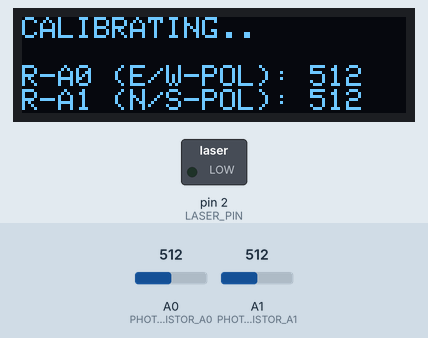
A sketch run on a simulated Arduino Uno, built with avr-gcc and run on an emulated ATmega328P. Shown: 128×32 one-colour display, switched loads named in the sketch (green lamp = pin HIGH). The test bench sets the inputs (shaded band); at power-on: A0 (PHOTO_RESISTOR_A0) = 512, A1 (PHOTO_RESISTOR_A1) = 512. Random numbers use the default seed unless the sketch sets one.

Above: at 1.2 s.
1.3 s: A0 (PHOTO_RESISTOR_A0) set to 11
At 3.3 s:
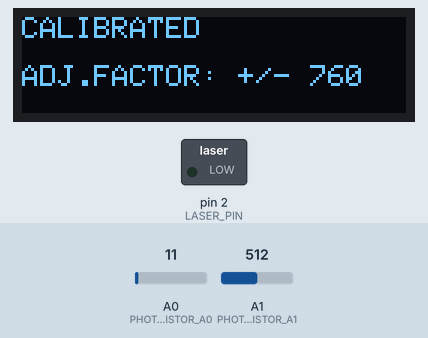
4.3 s: A0 (PHOTO_RESISTOR_A0) set to 8
At 5.7 s:
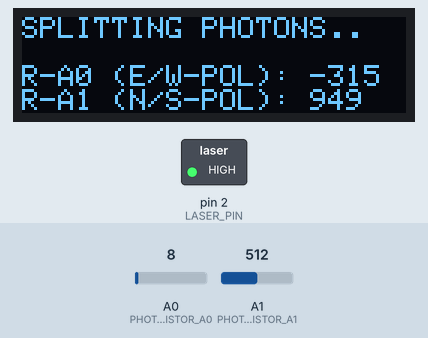
6.1 s: A1 (PHOTO_RESISTOR_A1) set to 716
At 7.9 s:
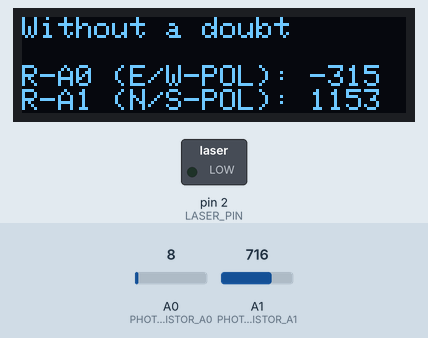
Timing chart, 0 to 9.4 s (numbered marks = the images above; inputs shaded):
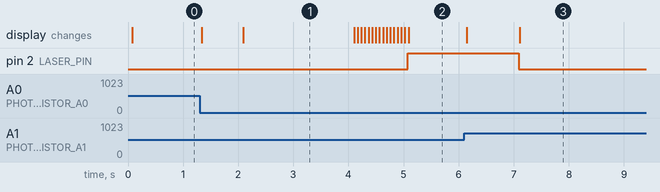

Measured:
- the behaviour switches between 10 and 9 on A0 (PHOTO_RESISTOR_A0) (found by bisection; images 1 and 2)
- what the display in image 1 shows lasts 2.0 s, from 2.1 s to 4.1 s

The sketch:

q8ball.ino
```cpp
#include <Wire.h>
#include <Adafruit_GFX.h>
#include <Adafruit_SSD1306.h>

#define SCREEN_WIDTH 128 // OLED display width, in pixels
#define SCREEN_HEIGHT 32 // OLED display height, in pixels

#define OLED_RESET -1 // Reset pin # (or -1 if sharing Arduino reset pin)
Adafruit_SSD1306 display(SCREEN_WIDTH, SCREEN_HEIGHT, &Wire, OLED_RESET);

#define LASER_PIN 2
#define PHOTO_RESISTOR_A0 A0
#define PHOTO_RESISTOR_A1 A1
#define DURATION 2000 // Duration for laser and sensor readings in milliseconds
#define CALIBRATION_TIME 2000 // Calibration time in milliseconds

const char* positiveResponses[] = {
  "Yes",
  "Most likely",
  "Yes, definitely",
  "It is decidedly so",
  "Without a doubt",
  "As I see it, yes",
  "Outlook good",
  "Yes, in due time",
  "Definitely",
  "You may rely on it"
};

const char* negativeResponses[] = {
  "Don't count on it",
  "My sources say no",
  "Outlook not so good",
  "Very doubtful",
  "Impossible"
};

const char* nonCommittalResponses[] = {
  "Ask again later",
  "Cannot predict now",
  "Concentrate and ask again",
  "Too early to tell",
  "No answer right now"
};

int baselineA0 = 0, baselineA1 = 0;
bool cursorVisible = false;  // For blinking cursor

void setup() {
  pinMode(LASER_PIN, OUTPUT);
  display.begin(SSD1306_SWITCHCAPVCC, 0x3C);
  display.clearDisplay();
  display.display();
  randomSeed(analogRead(0));
}

void loop() {
  calibrateSensors();
  charging();
  readyToFire();
  systemStandby();
}

void calibrateSensors() {
  displayMessage("CALIBRATING..", -1, -1, false);

  int totalReadingsA0 = 0, totalReadingsA1 = 0;
  int numReadings = 0;

  unsigned long calibrationStartTime = millis();
  while (millis() - calibrationStartTime < CALIBRATION_TIME) {
    int ambientA0 = analogRead(PHOTO_RESISTOR_A0);
    int ambientA1 = analogRead(PHOTO_RESISTOR_A1);

    totalReadingsA0 += ambientA0;
    totalReadingsA1 += ambientA1;
    numReadings++;

    displayMessage("CALIBRATING..", ambientA0, ambientA1, false);
    delay(10);
  }

  baselineA0 = totalReadingsA0 / numReadings;
  baselineA1 = totalReadingsA1 / numReadings;

  int adjustmentFactor = abs(baselineA0 - baselineA1);  // Calculate the adjustment factor

  displayMessage("CALIBRATED", adjustmentFactor, -1, true);
  delay(2000);
}

void charging() {
  const char spinner[] = {'|', '/', '-', '\\'};
  const int max_width = 15; // Set max width for animation
  for (int i = 0; i < max_width; i++) {
    display.clearDisplay();
    display.setCursor(0, 0);
    display.print("CHARGING BEAM");

    display.setCursor(0, 16);
    for (int j = 0; j < i; j++) {
      display.print("-");
    }
    display.print(spinner[i % 4]);
    display.display();
    delay(50);
  }
}

void readyToFire() {
  digitalWrite(LASER_PIN, HIGH);
  unsigned long startTime = millis();

  while (millis() - startTime < DURATION) {
    int correctedA0 = analogRead(PHOTO_RESISTOR_A0) - baselineA0;
    int correctedA1 = analogRead(PHOTO_RESISTOR_A1) - baselineA1;

    displayMessage("SPLITTING PHOTONS..", correctedA0, correctedA1, false);
    delay(10);
  }

  digitalWrite(LASER_PIN, LOW);

  const char* response;
  int correctedA0 = analogRead(PHOTO_RESISTOR_A0) - baselineA0;
  int correctedA1 = analogRead(PHOTO_RESISTOR_A1) - baselineA1;
  if (correctedA0 > correctedA1) {
    int index = random(0, 5);
    response = negativeResponses[index];
  }
  else if (correctedA1 > correctedA0) {
    int index = random(0, 10);
    response = positiveResponses[index];
  }
  else {
    int index = random(0, 5);
    response = nonCommittalResponses[index];
  }

  displayMessage(response, correctedA0, correctedA1, false);
  delay(4000);
}

void systemStandby() {
  while (true) {
    display.clearDisplay();
    display.setCursor(0, 0);
    display.print("SYS STANDING BY");
    if (cursorVisible) {
      display.print("_");
    }
    display.display();
    cursorVisible = !cursorVisible; // Toggle cursor visibility
    delay(500);
  }
}

void displayMessage(const char* message, int valA0, int valA1, bool showOffset) {
  display.clearDisplay();
  display.setTextSize(1);
  display.setTextColor(SSD1306_WHITE);
  display.setCursor(0,0);
  display.print(message);

  if (showOffset && valA0 != -1) {
    display.setCursor(0, 16);
    display.print("ADJ.FACTOR: +/- ");
    display.println(valA0);
  }

  if (!showOffset && valA0 != -1 && valA1 != -1) {
    display.setCursor(0, 16);
    display.print("R-A0 (E/W-POL): ");
    display.println(valA0);
    display.print("R-A1 (N/S-POL): ");
    display.println(valA1);
  }

  display.display();
}
```
